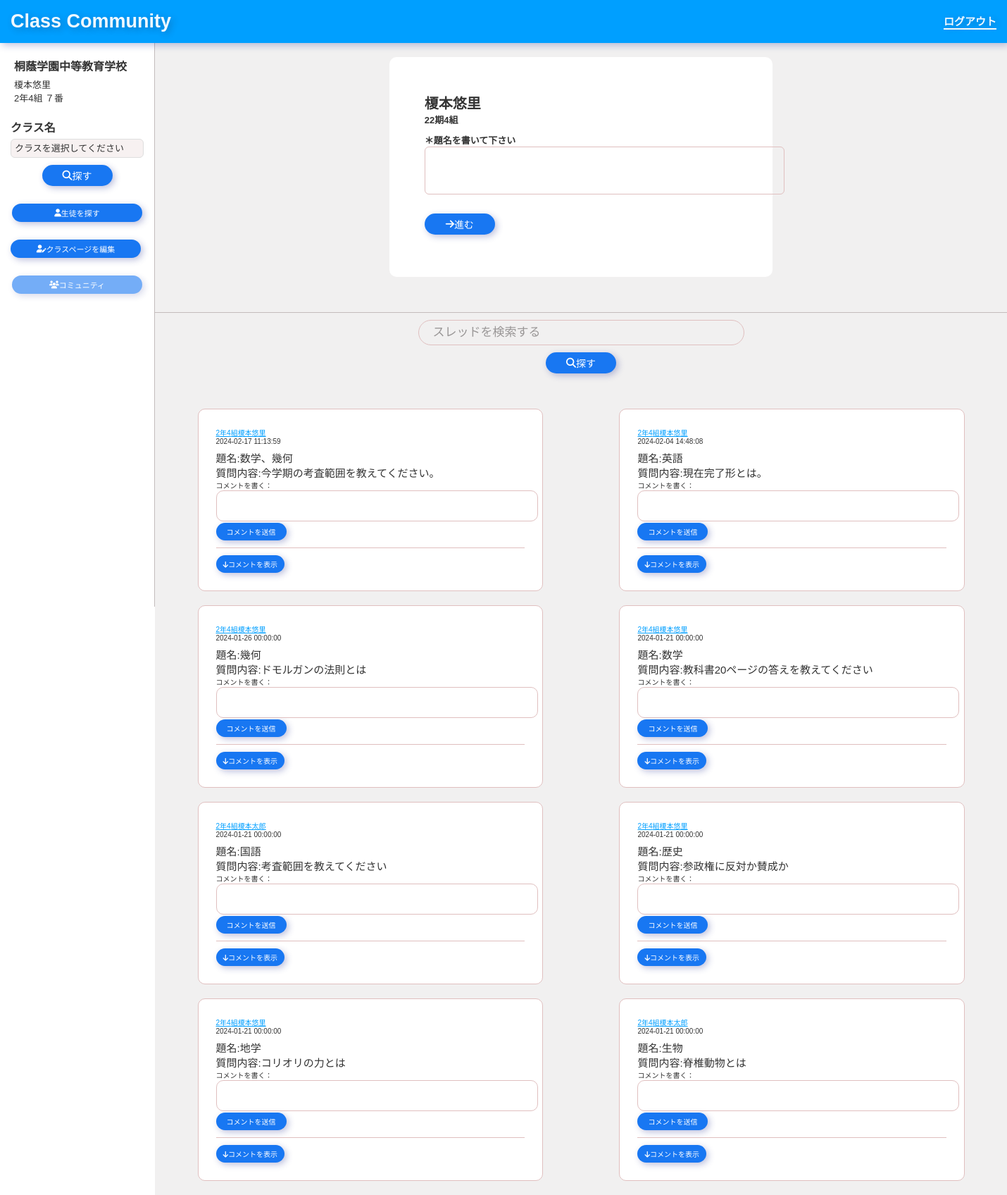
/community.php (signed in), run on the app's committed database.
### tables this page shows
CREATE TABLE `community_posts` (
  `id` int(11) NOT NULL,
  `user_id` int(11) NOT NULL,
  `subject` text NOT NULL,
  `text` text NOT NULL,
  `create_date` datetime NOT NULL
);

### functions.php (called while the page is built, shortened)
<?php
    $url = (empty($_SERVER["HTTPS"]) ? "http://" : "https://") . $_SERVER["HTTP_HOST"] . $_SERVER["REQUEST_URI"];
    $url = preg_replace("#\/[a-zA-Z0-9\-_.]+\.php$#u", "/" ,$url);
    function get_db() {
        $db_name = "mysql:host=localhost; dbname=class_community;";
        $db_username = "root";
        $db_password = "";
        try {
            $db = new PDO($db_name, $db_username, $db_password);
        } catch ( PDOException $e) {
            $msg = $e->getMessage();
            echo "DB接続エラー__Error";
            echo $msg;
            exit;
        }
        return $db;
    }
    if(isset($_SESSION["id"])) {
    $student_id = $_SESSION["id"];
    $sql = "SELECT * FROM login WHERE id = :id";
    $statement = get_db()->prepare($sql);
    $statement->bindValue(':id', $student_id);
    $statement->execute();
    $result = $statement->fetch();
    $login_user = $result;
    $login_user["password"] = "";
    }
    ?>

### community.php (the view, shortened to what this page needs)
<?php require_once "functions.php"; ?>
<?php
    $db = get_db();
    global $login_user;
    if(!empty($_POST["search_keyword"])) {
        $keyword = $_POST["search_keyword"];
        $get_post_sql = "select * from community_posts where subject LIKE '%{$keyword}%' order by create_date desc";
    }else{
        $get_post_sql = "select * from community_posts order by create_date desc";
    }
    $statement = $db->query($get_post_sql);
    $posts = $statement->fetchAll(PDO::FETCH_ASSOC);
    $get_user_sql = "select login.id, name, class_number,grade_number from login inner join class on class.id = class_id inner join grade on grade.id = grade_id";
    $statement = $db->query($get_user_sql);
    $users_db = $statement->fetchAll(PDO::FETCH_ASSOC);
    $users = array_column($users_db,"name","id");
    $class_users = array_column($users_db,"class_number","id");
    $grade_users = array_column($users_db,"grade_number","id");
?>
<!DOCTYPE html>
<html lang="ja">
<head>
    <?php include "parts/head.php"; ?>
    <link rel="stylesheet" href="<?= $url; ?>assets/css/community.css">
</head>
<body>
<?php include "parts/header.php"; ?>
<div class="container">
    <aside>
        <?php include "parts/aside.php"; ?>
    </aside>
    <main class="main">
        <form action="" method="post">
            <div class="contribtion-wrapper">
                <div class="contribtion">
                    <div class="contribtion-name"><?php echo $login_user["name"]; ?></div>
                    <div class="contribtion-class">22期4組</div>
                    <div class="contribtion-contents contribtion-contents_title">
                        <p class="contribtion-contents-message">＊題名を書いて下さい</p>
                        <textarea class="contribtion-contents-textrarea"  id="" name="subject" rows="2" cols="50" ></textarea>
                    </div>
                    <div class="contribtion-button">
                        <button type="button" class="listMenu__button next_button"><i class="fa-solid fa-arrow-right"></i>進む</button>
                    </div>
                </div>
            </div>
        </form>
            <div class="main-lists">
                <div class="search-thread">
                    <form action="" method="post" class="">
                        <div class="search-input">
                            <div class="search-input-box">
                                <input type="text" name="search_keyword" size="40"class="search-box" placeholder="スレッドを検索する"></input>
                            </div>
                            <div class="search-button">
                                <button type="submit" class="listMenu__button list-search-button"><i class="fa-solid fa-magnifying-glass"></i><a href="" class="">探す</a>
                            </button>
                            </div>
                        </div>
                    </form>
                </div>
                <div class="threads_wrapper">
                    <div class="threads">
                        <?php foreach($posts as $post): ?>
                        <div class="thread">
                            <div class="thread_user_name">
                                <a href="find_students.php" class="user" style="text-decoration: underline"><p class=""><?php echo $grade_users[$post["user_id"]]; ?>年<?php echo $class_users[$post["user_id"]]; ?>組<?php echo $users[$post["user_id"]]; ?></p></a>
                            </div>
                            <div class="thread_create_date">
                                <p class="date"><?php echo $post["create_date"]; ?></p>
                            </div>
                            <div class="thread_title">
                                <p class="title">題名:<?php echo $post["subject"]; ?></p>
                            </div>
                            <div class="thread_text">
                                <p class="text">質問内容:<?php echo $post["text"]; ?></p>
                            </div>
                            <div class="replay_wrapper">
                                <form action="" method="post" class="replay_form">
                                    <p class="comment_message">コメントを書く：</p>
                                    <textarea name="replay_message" class="replay_message" id="" cols="70" rows="2" required></textarea>
                                    <button type="submit" class="listMenu__button send_message_button">コメントを送信</button>
                                </form>
                                <div class="replay_comments">
                                    <div class="replay_comments_display_button">
                                        <button type="button" class="listMenu__button display_message_button"><i class="fa-solid fa-arrow-down"></i>コメントを表示</button>
                                    </div>
                                </div>
                            </div>
                        </div>
                        <?php endforeach; ?>
                    </div>
                </div>
            </div>
    </main>
</body>
</html>

### parts/head.php (shortened to what this page needs)
<link rel="stylesheet" href="<?= $url; ?>assets/css/lib/reset.css">
<link rel="stylesheet" href="<?= $url; ?>assets/css/common.css">
<link rel="stylesheet" href="https://cdnjs.cloudflare.com/ajax/libs/font-awesome/6.4.2/css/all.min.css" />

### parts/header.php (shortened to what this page needs)
<header>
<div class="subHeader">
    <button type="button"><a href="schoolpage.php" class="subHeader__heading">Class Community</a></button>
    <a href="<?= $url; ?>logout.php" class="subHeader__heading__logout">ログアウト</a>
</header>

### parts/aside.php (shortened to what this page needs)
<?php global $login_user; ?>
<div class="mainMenu">
            <h2 class="listMenu__title1">桐蔭学園中等教育学校</h2>
            <p class="listMenu__title3"><?php echo $login_user["name"]; ?><br> 2年4組 ７番</p>
            <div class="listMenu__item">
                <h2 class="listMenu__title2">クラス名</h2>
                <select name="" id="" class="listMenu__classSelect">
                    <option value="">クラスを選択してください</option>
                </select>
                <div class="listMenu__buttonLayout">
                    <button type="button" class="listMenu__button"><i class="fa-solid fa-magnifying-glass"></i><a href="" class="">探す</a></button>
                </div>
                <div class="listMenu__buttonLayout2">
                    <button type="button" class="listMenu__button listMenu__button--classStudent"><i class="fas fa-user"></i><a href="find_students.php" class="">生徒を探す</a></button>
                </div>
            </div>
            <div class="listMenu__item">
                <button type="button" class="listMenu__button listMenu__button--class"><i class="fas fa-user-pen"></i><a href="/self_introduction_edit.php" class="">クラスページを編集</a></button>
            </div>
            <div class="listMenu__buttonLayout3">
                <button type="button" class="listMenu__button listMenu__button--community"><i class="fas fa-users"></i><a href="community.php" class="">コミュニティ</a></button>
            </div>
        </div>

### assets/css/common.css (style rules this page uses)
html { font-size:62.5%; }
body { color:#333333; font-family: "游ゴシック体",Yugothic,Arial, Helvetica, sans-serif; font-weight:500px; }
.container { display: flex; margin-top: 61px; }
.subHeader { width: 100%; font-size: 27px; color:aliceblue; display: flex; align-items: center; justify-content: space-between; background-color: #009fff; padding: 15px 15px; font-weight: bolder; box-shadow: 3px 3px 10px rgba(39,51,145, .3); text-shadow: 3px 3px 10px rgba(38, 41, 67, 0.3); position: fixed; top: 0; left: 0; }
.subHeader__heading__logout { font-size: 15px; border-bottom: 2px solid #ffffff; opacity: 1; transition: 0.5s; }
.mainMenu { border-right: 1px solid #c4bcbc; width: 220px; height: 100vh; padding-top: 20px }
.listMenu__title1 { font-size: 16px; font-weight: bold; margin-bottom: 5px; padding: 0px 20px; }
.listMenu__title3 { font-weight: inherit; margin-bottom: 5px; padding: 0px 20px; font-size: 13px; }
.listMenu__title2 { font-size: 16px; font-weight: bold; margin-bottom: 5px; }
.listMenu__item { padding: 15px; }
.listMenu__classSelect { border: 1px solid #dedede; font-size: 13px; padding: 5px; border-radius: 6px; width: 100%; background-color: #e2cbcb47; }
.listMenu__button { font-size: 14px; color: #fff; background-color: #1877f2; display: flex; border-radius: 1000px; box-shadow: 3px 3px 10px rgba(39,51,145, .3); justify-content: center; padding: 5px 0px; align-items: center; width: 100px; transition: 0.3s; }
.listMenu__button--class { width: 185px; padding: 5px 15px; font-size: 11px; }
.listMenu__button--classStudent { width: 185px; padding: 5px 15px; font-size: 11px; }
.listMenu__button--community { width: 185px; padding: 5px 15px; font-size: 11px; }
.listMenu__buttonLayout { margin-top: 10px; display: flex; justify-content: center; }
.listMenu__buttonLayout2 { margin-top: 25px; margin-bottom: -5px; display: flex; justify-content: center; }
.listMenu__buttonLayout3 { display: flex; justify-content: center; margin-top: 10px; }

### assets/css/community.css (style rules this page uses)
body { background-color: rgb(187,181,181,20%); }
aside { background-color: white; }
.main { width: 100%; }
.listMenu__button--community { opacity: 0.6; }
.contribtion-wrapper { display: flex; justify-content: center; padding-top: 20px; padding-bottom: 50px; }
.contribtion { background-color: white; width: 45%; padding: 50px; border-radius: 10px; }
.contribtion-name { font-size: 20px; font-weight: bold; }
.contribtion-class { font-weight: bold; font-size: 13px; margin-bottom: 10px; }
.contribtion-contents-message { font-size: 13px; font-weight: bold; }
.contribtion-contents-textrarea { border: 1px solid #e0bfbf; font-size: 16px; border-radius: 6px; padding: 15px; word-break: break-all; margin-bottom: 15px; }
.contribtion-button { padding: 10px 0; }
.main-lists { border-top: 1px solid #c4bcbc; }
.search-thread { padding: 0 140px; }
.search-input { padding: 10px 230px; }
.search-input-box { display: flex; justify-content: center; }
.search-box { border: 1px solid #e0bfbf; font-size: 17px; border-radius: 20px; word-break: break-all; padding: 7px 20px; }
.search-box::placeholder { color: #999696; }
.search-button { padding: 10px 80px; display: flex; justify-content: center; }
.threads { display: flex; flex-wrap: wrap; justify-content: space-between; padding: 0 calc(10%/2); padding-top: 30px; align-items: center; }
.thread { border: 1px solid #e0bfbf; background-color: white; width: 45%; min-width: 364px; padding: 25px; border-radius: 10px; margin-bottom: 20px; }
.user { font-size: 10px ; margin-bottom: 7px; color: #009fff; }
.date { font-size: 10px; margin-bottom: 7px; }
.title { font-size: 15px; }
.text { font-size: 15px; }
.send_message_button { font-size: 10px; margin-bottom: 10px; }
.replay_message { border-radius: 10px; border: 1px solid #e0bfbf; font-size: 10px; padding: 10px; word-break: break-all; }
.replay_comments { border-top: 1px solid #e0bfbf; font-size: 10px; }
.replay_comments_display_button { padding-top: 10px; }
.display_message_button { width: fit-content; font-size: 10px; padding: 5px 10px; }

### data on the page
community_posts: user "2", user "4", user "榎本悠里", create_date "2024-02-17 11:13:59", subject "数学、幾何", text "今学期の考査範囲を教えてください。"
community_posts: user "2", user "4", user "榎本悠里", create_date "2024-02-04 14:48:08", subject "英語", text "現在完了形とは。"
community_posts: user "2", user "4", user "榎本悠里", create_date "2024-01-26 00:00:00", subject "幾何", text "ドモルガンの法則とは"
community_posts: user "2", user "4", user "榎本悠里", create_date "2024-01-21 00:00:00", subject "数学", text "教科書20ページの答えを教えてください"
community_posts: user "2", user "4", user "榎本太郎", create_date "2024-01-21 00:00:00", subject "国語", text "考査範囲を教えてください"
community_posts: user "2", user "4", user "榎本悠里", create_date "2024-01-21 00:00:00", subject "歴史", text "参政権に反対か賛成か"
community_posts: user "2", user "4", user "榎本悠里", create_date "2024-01-21 00:00:00", subject "地学", text "コリオリの力とは"
community_posts: user "2", user "4", user "榎本太郎", create_date "2024-01-21 00:00:00", subject "生物", text "脊椎動物とは"

### other printed values
$login_user["name"] "榎本悠里"
